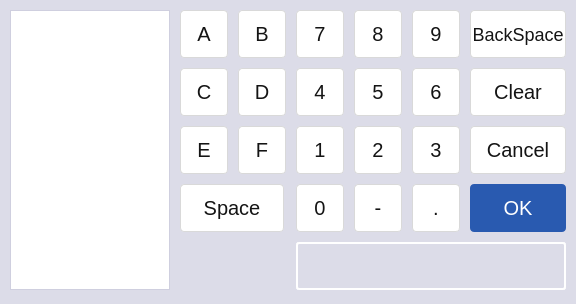
<?xml version="1.0" encoding="UTF-8"?>
<ui version="4.0">
 <class>DigitalKeyboard</class>
 <widget class="QWidget" name="DigitalKeyboard">
  <property name="geometry">
   <rect>
    <x>0</x>
    <y>0</y>
    <width>576</width>
    <height>304</height>
   </rect>
  </property>
  <property name="windowTitle">
   <string>Form</string>
  </property>
  <property name="styleSheet">
   <string notr="true">QPushButton{
	font-size:20px;
}

#DigitalKeyboard {
    background: rgb(220, 220, 232);
    font-weight: normal;
}

QPushButton {
	color:rgb(20, 20, 20);
	background: rgb(255, 255, 255);
	border:1px solid rgb(217, 217, 217);
	border-radius:4px;
    font-size: 20px;
    font-weight: normal;
}



QWidget#DigitalKeyboard QPushButton::checked,
QWidget#DigitalKeyboard QPushButton::pressed {
  	background: rgb(207, 207, 223);
  	color: rgb(41, 90, 176);
}

QScrollBar::vertical {
	background: transparent;
	width: 22px;
	border-radius: 4px;
	padding-left: 2px;
    padding-top: 20px;
    padding-bottom: 20px;
}
QScrollBar::horizontal {
	background: transparent;
	height: 22px;
	border-radius: 4px;
	padding-top: 2px;
}
QScrollBar::handle:vertical{ 
    background: rgb(207, 207, 223);
    width: 20px; 
    min-height: 60px; 
}
QScrollBar::handle:horizontal{ 
    background: rgb(207, 207, 223);
    height: 20px; 
	min-width: 60px;
}

QScrollBar::add-line:vertical,
QScrollBar::sub-line:vertical {
	background: transparent;
	height: 20px;	
}
QScrollBar::add-line:horizontal,
QScrollBar::sub-line:horizontal {
	background: transparent;
    width: 20px;
}

QScrollBar::add-page:vertical,
QScrollBar::sub-page:vertical,
QScrollBar::add-page:horizontal,
QScrollBar::sub-page:horizontal {
    background: transparent; 
}

QLabel{
    border: 1.5px solid rgb(255, 255, 255);
    border-radius: 3px;
    color:balck;
    font-size: 16px;
    font-weight: normal;
}

#tableView{
   color:rgb(20,20,20);
    border: 0px; 
    border-right: 1px solid rgb(207, 207, 223);
    border-top: 1px solid rgb(207, 207, 223);
    border-left: 1px solid rgb(207, 207, 223);
    border-bottom: 1px solid rgb(207, 207, 223);
    background: rgb(255, 255, 255);
	alternate-background-color: rgb(241, 241, 245);
    font-size: 16px;
    font-weight: normal;
}

QScrollBar::up-arrow:vertical {
        image: url(:/mainwidget/image/mainwidget/uparrow.svg);
        width: 12px;
        height: 12px;
       padding-left: 2px;
}
QScrollBar::down-arrow:vertical {
        image: url(:/mainwidget/image/mainwidget/downarrow.svg);
        width: 12px;
        height: 12px;
        padding-left: 2px;
}

#btn_ok{
	background: rgb(41, 90, 176);
    color: rgb(255,255,255);
    border:none;
}

#btn_ok:disabled{
	background: rgba(41, 90, 176, 0.5);
    color: rgba(255,255,255, 0.5);
   border:none;
}

#btn_backspace{
font-size:18px;}
</string>
  </property>
  <layout class="QGridLayout" name="gridLayout">
   <property name="leftMargin">
    <number>8</number>
   </property>
   <property name="topMargin">
    <number>8</number>
   </property>
   <property name="rightMargin">
    <number>8</number>
   </property>
   <property name="bottomMargin">
    <number>8</number>
   </property>
   <property name="spacing">
    <number>8</number>
   </property>
   <item row="3" column="6">
    <widget class="QPushButton" name="btn_ok">
     <property name="minimumSize">
      <size>
       <width>96</width>
       <height>48</height>
      </size>
     </property>
     <property name="maximumSize">
      <size>
       <width>96</width>
       <height>48</height>
      </size>
     </property>
     <property name="text">
      <string notr="true">OK</string>
     </property>
    </widget>
   </item>
   <item row="2" column="6">
    <widget class="QPushButton" name="btn_cancel">
     <property name="minimumSize">
      <size>
       <width>96</width>
       <height>48</height>
      </size>
     </property>
     <property name="maximumSize">
      <size>
       <width>96</width>
       <height>48</height>
      </size>
     </property>
     <property name="text">
      <string notr="true">Cancel</string>
     </property>
    </widget>
   </item>
   <item row="1" column="6">
    <widget class="QPushButton" name="btn_clear">
     <property name="minimumSize">
      <size>
       <width>96</width>
       <height>48</height>
      </size>
     </property>
     <property name="maximumSize">
      <size>
       <width>96</width>
       <height>48</height>
      </size>
     </property>
     <property name="text">
      <string notr="true">Clear</string>
     </property>
    </widget>
   </item>
   <item row="0" column="2">
    <widget class="QPushButton" name="btn_b">
     <property name="minimumSize">
      <size>
       <width>48</width>
       <height>48</height>
      </size>
     </property>
     <property name="maximumSize">
      <size>
       <width>48</width>
       <height>48</height>
      </size>
     </property>
     <property name="text">
      <string notr="true">B</string>
     </property>
    </widget>
   </item>
   <item row="0" column="4">
    <widget class="QPushButton" name="btn_8">
     <property name="minimumSize">
      <size>
       <width>48</width>
       <height>48</height>
      </size>
     </property>
     <property name="maximumSize">
      <size>
       <width>48</width>
       <height>48</height>
      </size>
     </property>
     <property name="text">
      <string notr="true">8</string>
     </property>
    </widget>
   </item>
   <item row="1" column="1">
    <widget class="QPushButton" name="btn_c">
     <property name="minimumSize">
      <size>
       <width>48</width>
       <height>48</height>
      </size>
     </property>
     <property name="maximumSize">
      <size>
       <width>48</width>
       <height>48</height>
      </size>
     </property>
     <property name="text">
      <string notr="true">C</string>
     </property>
    </widget>
   </item>
   <item row="1" column="2">
    <widget class="QPushButton" name="btn_d">
     <property name="minimumSize">
      <size>
       <width>48</width>
       <height>48</height>
      </size>
     </property>
     <property name="maximumSize">
      <size>
       <width>48</width>
       <height>48</height>
      </size>
     </property>
     <property name="text">
      <string notr="true">D</string>
     </property>
    </widget>
   </item>
   <item row="0" column="3">
    <widget class="QPushButton" name="btn_7">
     <property name="minimumSize">
      <size>
       <width>48</width>
       <height>48</height>
      </size>
     </property>
     <property name="maximumSize">
      <size>
       <width>48</width>
       <height>48</height>
      </size>
     </property>
     <property name="text">
      <string notr="true">7</string>
     </property>
    </widget>
   </item>
   <item row="0" column="1">
    <widget class="QPushButton" name="btn_a">
     <property name="minimumSize">
      <size>
       <width>48</width>
       <height>48</height>
      </size>
     </property>
     <property name="maximumSize">
      <size>
       <width>48</width>
       <height>48</height>
      </size>
     </property>
     <property name="text">
      <string notr="true">A</string>
     </property>
    </widget>
   </item>
   <item row="3" column="3">
    <widget class="QPushButton" name="btn_0">
     <property name="minimumSize">
      <size>
       <width>48</width>
       <height>48</height>
      </size>
     </property>
     <property name="maximumSize">
      <size>
       <width>48</width>
       <height>48</height>
      </size>
     </property>
     <property name="text">
      <string notr="true">0</string>
     </property>
    </widget>
   </item>
   <item row="2" column="3">
    <widget class="QPushButton" name="btn_1">
     <property name="minimumSize">
      <size>
       <width>48</width>
       <height>48</height>
      </size>
     </property>
     <property name="maximumSize">
      <size>
       <width>48</width>
       <height>48</height>
      </size>
     </property>
     <property name="text">
      <string notr="true">1</string>
     </property>
    </widget>
   </item>
   <item row="3" column="4">
    <widget class="QPushButton" name="btn_minus">
     <property name="minimumSize">
      <size>
       <width>48</width>
       <height>48</height>
      </size>
     </property>
     <property name="maximumSize">
      <size>
       <width>48</width>
       <height>48</height>
      </size>
     </property>
     <property name="text">
      <string notr="true">-</string>
     </property>
    </widget>
   </item>
   <item row="1" column="3">
    <widget class="QPushButton" name="btn_4">
     <property name="minimumSize">
      <size>
       <width>48</width>
       <height>48</height>
      </size>
     </property>
     <property name="maximumSize">
      <size>
       <width>48</width>
       <height>48</height>
      </size>
     </property>
     <property name="text">
      <string notr="true">4</string>
     </property>
    </widget>
   </item>
   <item row="2" column="1">
    <widget class="QPushButton" name="btn_e">
     <property name="minimumSize">
      <size>
       <width>48</width>
       <height>48</height>
      </size>
     </property>
     <property name="maximumSize">
      <size>
       <width>48</width>
       <height>48</height>
      </size>
     </property>
     <property name="text">
      <string notr="true">E</string>
     </property>
    </widget>
   </item>
   <item row="2" column="4">
    <widget class="QPushButton" name="btn_2">
     <property name="minimumSize">
      <size>
       <width>48</width>
       <height>48</height>
      </size>
     </property>
     <property name="maximumSize">
      <size>
       <width>48</width>
       <height>48</height>
      </size>
     </property>
     <property name="text">
      <string notr="true">2</string>
     </property>
    </widget>
   </item>
   <item row="3" column="5">
    <widget class="QPushButton" name="btn_decimalPoint">
     <property name="minimumSize">
      <size>
       <width>48</width>
       <height>48</height>
      </size>
     </property>
     <property name="maximumSize">
      <size>
       <width>48</width>
       <height>48</height>
      </size>
     </property>
     <property name="text">
      <string notr="true">.</string>
     </property>
    </widget>
   </item>
   <item row="2" column="5">
    <widget class="QPushButton" name="btn_3">
     <property name="minimumSize">
      <size>
       <width>48</width>
       <height>48</height>
      </size>
     </property>
     <property name="maximumSize">
      <size>
       <width>48</width>
       <height>48</height>
      </size>
     </property>
     <property name="text">
      <string notr="true">3</string>
     </property>
    </widget>
   </item>
   <item row="4" column="3" colspan="4">
    <widget class="QLabel" name="lbl_tips">
     <property name="minimumSize">
      <size>
       <width>0</width>
       <height>48</height>
      </size>
     </property>
     <property name="maximumSize">
      <size>
       <width>16777215</width>
       <height>48</height>
      </size>
     </property>
     <property name="text">
      <string/>
     </property>
    </widget>
   </item>
   <item row="3" column="1" colspan="2">
    <widget class="QPushButton" name="btn_space">
     <property name="minimumSize">
      <size>
       <width>104</width>
       <height>48</height>
      </size>
     </property>
     <property name="maximumSize">
      <size>
       <width>104</width>
       <height>48</height>
      </size>
     </property>
     <property name="text">
      <string notr="true">Space</string>
     </property>
    </widget>
   </item>
   <item row="1" column="4">
    <widget class="QPushButton" name="btn_5">
     <property name="minimumSize">
      <size>
       <width>48</width>
       <height>48</height>
      </size>
     </property>
     <property name="maximumSize">
      <size>
       <width>48</width>
       <height>48</height>
      </size>
     </property>
     <property name="text">
      <string notr="true">5</string>
     </property>
    </widget>
   </item>
   <item row="1" column="5">
    <widget class="QPushButton" name="btn_6">
     <property name="minimumSize">
      <size>
       <width>48</width>
       <height>48</height>
      </size>
     </property>
     <property name="maximumSize">
      <size>
       <width>48</width>
       <height>48</height>
      </size>
     </property>
     <property name="text">
      <string notr="true">6</string>
     </property>
    </widget>
   </item>
   <item row="0" column="6">
    <widget class="QPushButton" name="btn_backspace">
     <property name="minimumSize">
      <size>
       <width>96</width>
       <height>48</height>
      </size>
     </property>
     <property name="maximumSize">
      <size>
       <width>96</width>
       <height>48</height>
      </size>
     </property>
     <property name="text">
      <string notr="true">BackSpace</string>
     </property>
    </widget>
   </item>
   <item row="2" column="2">
    <widget class="QPushButton" name="btn_f">
     <property name="minimumSize">
      <size>
       <width>48</width>
       <height>48</height>
      </size>
     </property>
     <property name="maximumSize">
      <size>
       <width>48</width>
       <height>48</height>
      </size>
     </property>
     <property name="text">
      <string notr="true">F</string>
     </property>
    </widget>
   </item>
   <item row="0" column="5">
    <widget class="QPushButton" name="btn_9">
     <property name="minimumSize">
      <size>
       <width>48</width>
       <height>48</height>
      </size>
     </property>
     <property name="maximumSize">
      <size>
       <width>48</width>
       <height>48</height>
      </size>
     </property>
     <property name="text">
      <string notr="true">9</string>
     </property>
    </widget>
   </item>
   <item row="0" column="0" rowspan="5">
    <widget class="QTableView" name="tableView">
     <property name="minimumSize">
      <size>
       <width>160</width>
       <height>0</height>
      </size>
     </property>
     <property name="maximumSize">
      <size>
       <width>160</width>
       <height>16777215</height>
      </size>
     </property>
    </widget>
   </item>
  </layout>
 </widget>
 <resources/>
 <connections/>
</ui>
